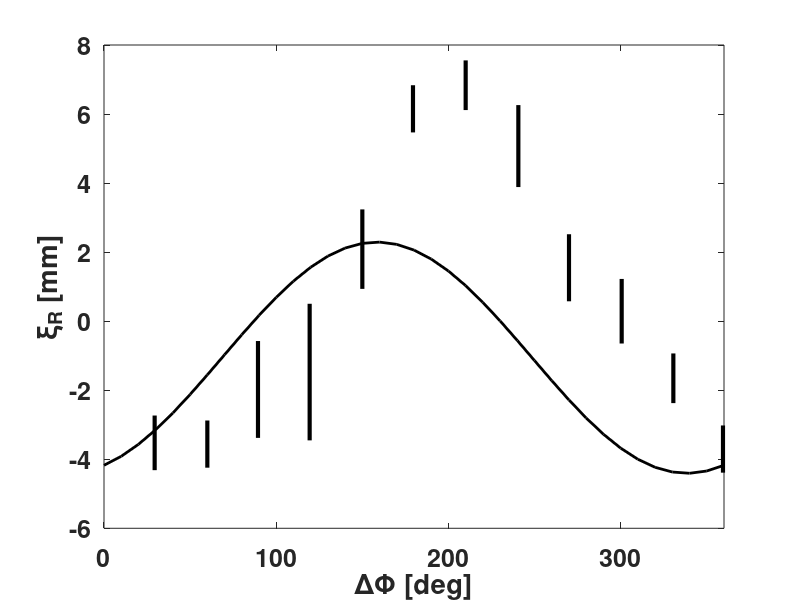
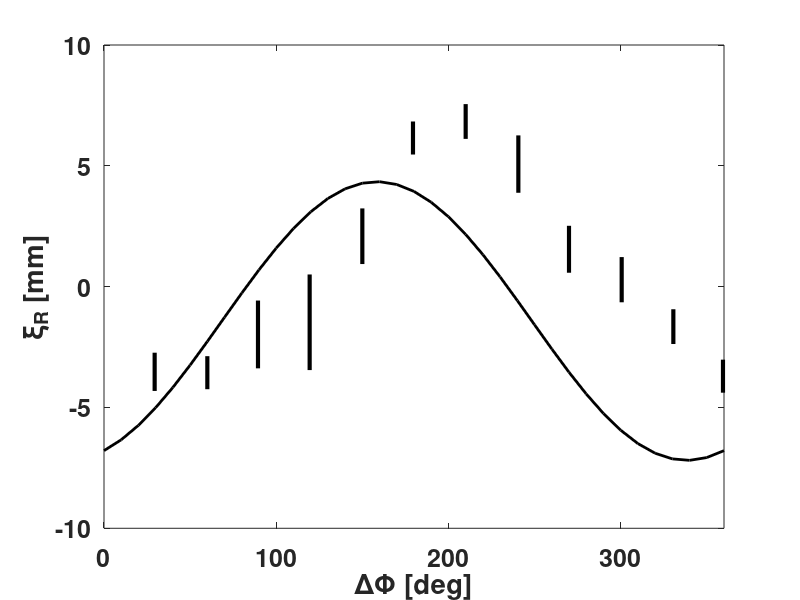

The MATLAB source for these figures, in order:
%plot plasma displacement vs coil phasing
%for D3D shot 161199

%input data from MARS-F
dataR = [
%                n=2                               n=4
%s     Re(Xi_U) Im(xi_U)  Re(Xi_L) Im(Xi_L)  Re(Xi_U) Im(xi_U)  Re(Xi_L) Im(Xi_L)
0.985  -0.1642  0.8706   -0.5362   1.0152    0.0821  -0.4353   -0.3055  -0.4860
0.995  -0.3256  0.8615   -0.7434   1.1507    0.1628  -0.4308   -0.3124  -0.6096
];
dataZ = [
%                n=2                               n=4
%s     Re(Xi_U) Im(xi_U)  Re(Xi_L) Im(Xi_L)  Re(Xi_U) Im(xi_U)  Re(Xi_L) Im(Xi_L)
0.985 -2.9191  -3.1236   -4.5383  -2.1950    1.4596   1.5618    2.0851	-1.4164
0.995 -3.6027  -5.0358   -8.3709  -1.9585    1.8014   2.5179    2.9408	-3.1351
];

%input data from Expt.
dataExp=[
%row1=x; row2=y_low; row3=y_high
29.411762505941752, 60.00002243939401, 89.41178494533574, 119.41177372563874, 149.999988780303, 179.41175128624482, 210.00001121969706, 240.58822627436126, 269.999988780303, 300.58820383496726, 330.58823749405826, 359.41172884685074
-0.004316546028779191, -0.004244601940711101, -0.0033812948389847957, -0.0034532416714392316, 0.0009352516471921191, 0.005467627653186957, 0.0061151079794816866, 0.0038848933927114852, 0.0005755394400107101, -0.0006474798688970058, -0.0023740995611223102, -0.0043884873724609344
-0.0027338117683037193, -0.002877697200053553, -0.0005755385252152623, 0.0005035980963289666, 0.003237410322030409, 0.006834532393844505, 0.007553956808207323, 0.00625899341123152, 0.0025179859076675908, 0.0012230225106917847, -0.0009352507323966714, -0.0030215826318033857
];

%set up phase parameters
N0 = 37; 
ND = 37;
%p0 = linspace(0,360,N0); %toroidal angle of measurement
p0 = 0; N0=1;
dp = linspace(0,360,ND); %coil phasing
thet = 18*pi/180;         %"tilting" angle 

%superposition and plotting
for k=1:size(dataR,1);
    XiU2 = (dataR(k,2)+dataR(k,3)*1i)*cos(thet) + (dataZ(k,2)+dataZ(k,3)*1i)*sin(thet);
    XiL2 = (dataR(k,4)+dataR(k,5)*1i)*cos(thet) + (dataZ(k,4)+dataZ(k,5)*1i)*sin(thet);
    XiU4 = (dataR(k,6)+dataR(k,7)*1i)*cos(thet) + (dataZ(k,6)+dataZ(k,7)*1i)*sin(thet);
    XiL4 = (dataR(k,8)+dataR(k,9)*1i)*cos(thet) + (dataZ(k,8)+dataZ(k,9)*1i)*sin(thet);

    hf = figure(k);
    for j=1:N0
        XiU = XiU2*exp(i*2*p0(j)*pi/180) + XiU4*exp(i*4*p0(j)*pi/180)*1;
        XiL = XiL2*exp(i*2*p0(j)*pi/180) + XiL4*exp(i*4*p0(j)*pi/180)*1;
        Xi  = 2*real( XiU + XiL*exp(i*dp*pi/180) );
        col = [(j-1)/N0 0 (N0-j)/N0];
        plot(dp,Xi,'LineWidth',2,'Color',col), hold on
    end
    for j=1:size(dataExp,2)
        plot([dataExp(1,j) dataExp(1,j)],[dataExp(2,j) dataExp(3,j)]*1000,'k-','LineWidth',3)
    end
    xlabel('\Delta\Phi [deg]','FontSize',18,'FontWeight','Bold')
    ylabel('{\xi}_R [mm]','FontSize',18,'FontWeight','Bold')
    ha = get(hf,'CurrentAxes'); set(ha,'FontSize',18,'FontWeight','Bold')
    a = axis; axis([0 360 a(3) a(4)]) 
end

 
